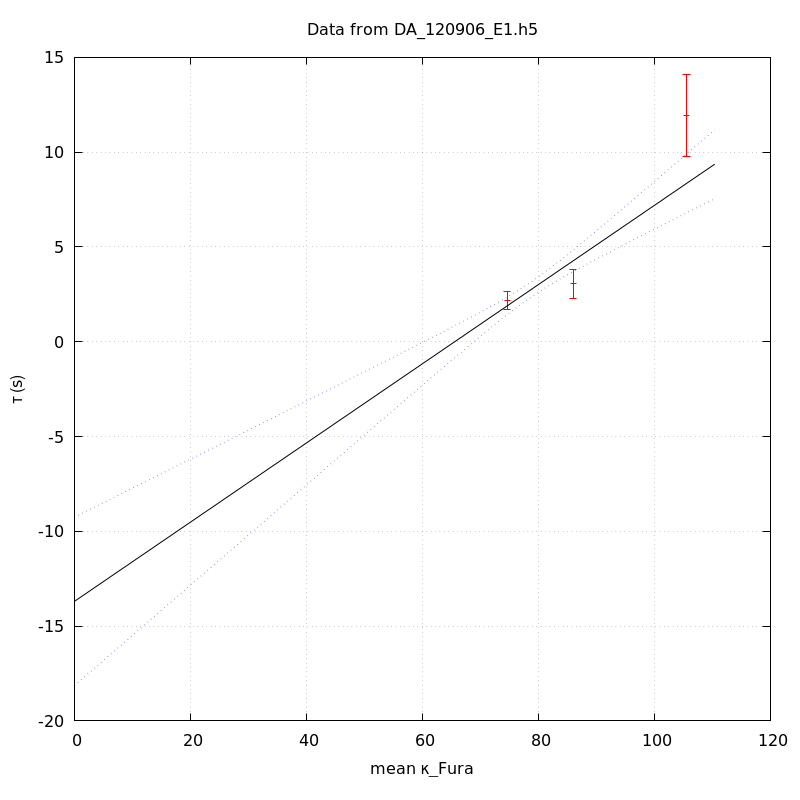

The gnuplot source for this figure:
unset key
set grid
set ylabel 'τ (s)'
set xlabel 'mean κ_Fura' noenhanced
set title 'Data from DA_120906_E1.h5' noenhanced
set xrange [-1000<*:*]
plot 'DA_120906_E1_aba_tau_vs_mean_kappa' index 0 using 1:2:(1.96*$3) linecolor rgb 'red' with yerrorbars,\
'' index 1 using 1:2 with lines linecolor rgb 'black',\
'' index 1 using 1:3 with lines linecolor rgb 'blue' lt 'dotted',\
'' index 1 using 1:4 with lines linecolor rgb 'blue' lt 'dotted'
